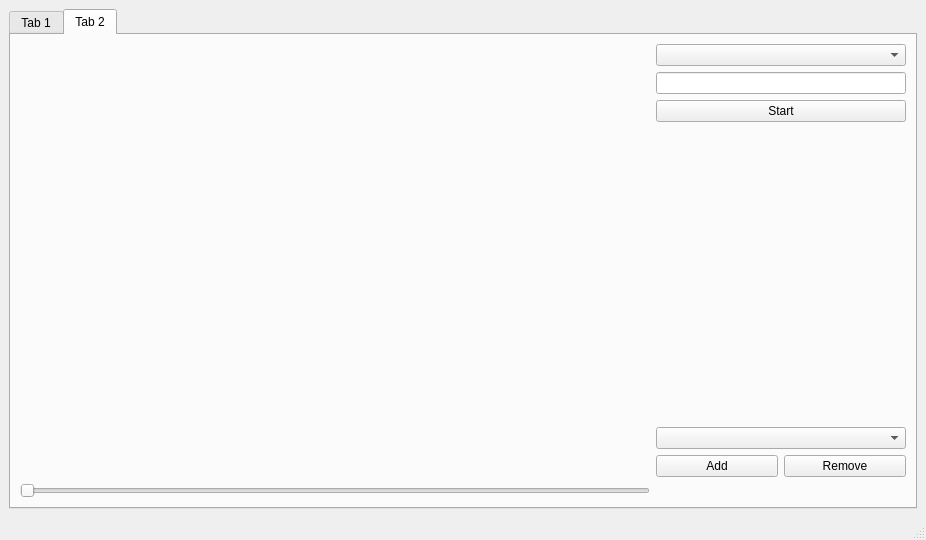
<?xml version="1.0" encoding="UTF-8"?>
<ui version="4.0">
 <class>MainWindow</class>
 <widget class="QMainWindow" name="MainWindow">
  <property name="geometry">
   <rect>
    <x>0</x>
    <y>0</y>
    <width>926</width>
    <height>540</height>
   </rect>
  </property>
  <property name="windowTitle">
   <string>MainWindow</string>
  </property>
  <widget class="QWidget" name="centralwidget">
   <layout class="QHBoxLayout" name="horizontalLayout_4">
    <item>
     <widget class="QTabWidget" name="tabWidget">
      <property name="currentIndex">
       <number>1</number>
      </property>
      <widget class="QWidget" name="tab">
       <attribute name="title">
        <string>Tab 1</string>
       </attribute>
       <layout class="QHBoxLayout" name="horizontalLayout_5">
        <item>
         <layout class="QVBoxLayout" name="verticalLayout_3">
          <item>
           <widget class="QSplitter" name="splitter">
            <property name="orientation">
             <enum>Qt::Horizontal</enum>
            </property>
            <widget class="QTextEdit" name="textEdit"/>
            <widget class="QWidget" name="layoutWidget">
             <layout class="QVBoxLayout" name="verticalLayout">
              <item>
               <layout class="QHBoxLayout" name="horizontalLayout">
                <item>
                 <widget class="QLabel" name="label">
                  <property name="text">
                   <string>Baudrate</string>
                  </property>
                 </widget>
                </item>
                <item>
                 <widget class="QLineEdit" name="baudrate_edit">
                  <property name="text">
                   <string>9600</string>
                  </property>
                 </widget>
                </item>
               </layout>
              </item>
              <item>
               <layout class="QHBoxLayout" name="horizontalLayout_2">
                <item>
                 <widget class="QComboBox" name="comboBox_port"/>
                </item>
               </layout>
              </item>
              <item>
               <widget class="QPushButton" name="btn_connect">
                <property name="text">
                 <string>Connect</string>
                </property>
               </widget>
              </item>
             </layout>
            </widget>
           </widget>
          </item>
          <item>
           <spacer name="verticalSpacer">
            <property name="orientation">
             <enum>Qt::Vertical</enum>
            </property>
            <property name="sizeHint" stdset="0">
             <size>
              <width>20</width>
              <height>40</height>
             </size>
            </property>
           </spacer>
          </item>
          <item>
           <layout class="QHBoxLayout" name="horizontalLayout_3">
            <property name="sizeConstraint">
             <enum>QLayout::SetMaximumSize</enum>
            </property>
            <item>
             <widget class="QComboBox" name="comboBox"/>
            </item>
            <item>
             <widget class="QLineEdit" name="lineEdit">
              <property name="text">
               <string>0</string>
              </property>
             </widget>
            </item>
            <item>
             <widget class="QPushButton" name="pushButton">
              <property name="text">
               <string>PushButton</string>
              </property>
             </widget>
            </item>
           </layout>
          </item>
         </layout>
        </item>
       </layout>
      </widget>
      <widget class="QWidget" name="tab_2">
       <attribute name="title">
        <string>Tab 2</string>
       </attribute>
       <layout class="QHBoxLayout" name="horizontalLayout_6">
        <item>
         <layout class="QGridLayout" name="gridLayout">
          <item row="0" column="0">
           <widget class="PlotWidget" name="canva_widget" native="true">
            <property name="sizePolicy">
             <sizepolicy hsizetype="Expanding" vsizetype="Expanding">
              <horstretch>0</horstretch>
              <verstretch>0</verstretch>
             </sizepolicy>
            </property>
           </widget>
          </item>
          <item row="0" column="1">
           <layout class="QVBoxLayout" name="verticalLayout_2">
            <property name="sizeConstraint">
             <enum>QLayout::SetDefaultConstraint</enum>
            </property>
            <item>
             <widget class="QComboBox" name="comboBox_2">
              <property name="sizePolicy">
               <sizepolicy hsizetype="Minimum" vsizetype="Fixed">
                <horstretch>0</horstretch>
                <verstretch>0</verstretch>
               </sizepolicy>
              </property>
             </widget>
            </item>
            <item>
             <widget class="QLineEdit" name="lineEdit_2">
              <property name="sizePolicy">
               <sizepolicy hsizetype="Minimum" vsizetype="Fixed">
                <horstretch>0</horstretch>
                <verstretch>0</verstretch>
               </sizepolicy>
              </property>
             </widget>
            </item>
            <item>
             <widget class="QPushButton" name="start_btn">
              <property name="minimumSize">
               <size>
                <width>250</width>
                <height>0</height>
               </size>
              </property>
              <property name="text">
               <string>Start</string>
              </property>
             </widget>
            </item>
            <item>
             <spacer name="verticalSpacer_2">
              <property name="orientation">
               <enum>Qt::Vertical</enum>
              </property>
              <property name="sizeHint" stdset="0">
               <size>
                <width>20</width>
                <height>40</height>
               </size>
              </property>
             </spacer>
            </item>
            <item>
             <widget class="QComboBox" name="comboBox_plot"/>
            </item>
            <item>
             <layout class="QHBoxLayout" name="horizontalLayout_7">
              <item>
               <widget class="QPushButton" name="pushButton_2">
                <property name="text">
                 <string>Add</string>
                </property>
               </widget>
              </item>
              <item>
               <widget class="QPushButton" name="pushButton_3">
                <property name="text">
                 <string>Remove</string>
                </property>
               </widget>
              </item>
             </layout>
            </item>
           </layout>
          </item>
          <item row="1" column="0">
           <widget class="QSlider" name="horizontalSlider">
            <property name="maximum">
             <number>3299</number>
            </property>
            <property name="orientation">
             <enum>Qt::Horizontal</enum>
            </property>
           </widget>
          </item>
         </layout>
        </item>
       </layout>
      </widget>
     </widget>
    </item>
   </layout>
  </widget>
  <widget class="QMenuBar" name="menubar">
   <property name="geometry">
    <rect>
     <x>0</x>
     <y>0</y>
     <width>926</width>
     <height>22</height>
    </rect>
   </property>
  </widget>
  <widget class="QStatusBar" name="statusbar"/>
 </widget>
 <customwidgets>
  <customwidget>
   <class>PlotWidget</class>
   <extends>QWidget</extends>
   <header>pyqtgraph</header>
   <container>1</container>
  </customwidget>
 </customwidgets>
 <resources/>
 <connections>
  <connection>
   <sender>btn_connect</sender>
   <signal>clicked()</signal>
   <receiver>MainWindow</receiver>
   <slot>Conect_clicked()</slot>
   <hints>
    <hint type="sourcelabel">
     <x>579</x>
     <y>260</y>
    </hint>
    <hint type="destinationlabel">
     <x>406</x>
     <y>166</y>
    </hint>
   </hints>
  </connection>
  <connection>
   <sender>pushButton</sender>
   <signal>clicked()</signal>
   <receiver>MainWindow</receiver>
   <slot>Send()</slot>
   <hints>
    <hint type="sourcelabel">
     <x>342</x>
     <y>295</y>
    </hint>
    <hint type="destinationlabel">
     <x>406</x>
     <y>206</y>
    </hint>
   </hints>
  </connection>
  <connection>
   <sender>horizontalSlider</sender>
   <signal>sliderReleased()</signal>
   <receiver>MainWindow</receiver>
   <slot>changing()</slot>
   <hints>
    <hint type="sourcelabel">
     <x>113</x>
     <y>216</y>
    </hint>
    <hint type="destinationlabel">
     <x>462</x>
     <y>237</y>
    </hint>
   </hints>
  </connection>
  <connection>
   <sender>pushButton_2</sender>
   <signal>clicked()</signal>
   <receiver>MainWindow</receiver>
   <slot>addplot()</slot>
   <hints>
    <hint type="sourcelabel">
     <x>706</x>
     <y>98</y>
    </hint>
    <hint type="destinationlabel">
     <x>462</x>
     <y>269</y>
    </hint>
   </hints>
  </connection>
  <connection>
   <sender>pushButton_3</sender>
   <signal>clicked()</signal>
   <receiver>MainWindow</receiver>
   <slot>removeplot()</slot>
   <hints>
    <hint type="sourcelabel">
     <x>706</x>
     <y>98</y>
    </hint>
    <hint type="destinationlabel">
     <x>462</x>
     <y>269</y>
    </hint>
   </hints>
  </connection>
 </connections>
 <slots>
  <slot>Conect_clicked()</slot>
  <slot>Send()</slot>
  <slot>changing()</slot>
  <slot>addplot()</slot>
  <slot>removeplot()</slot>
 </slots>
</ui>
